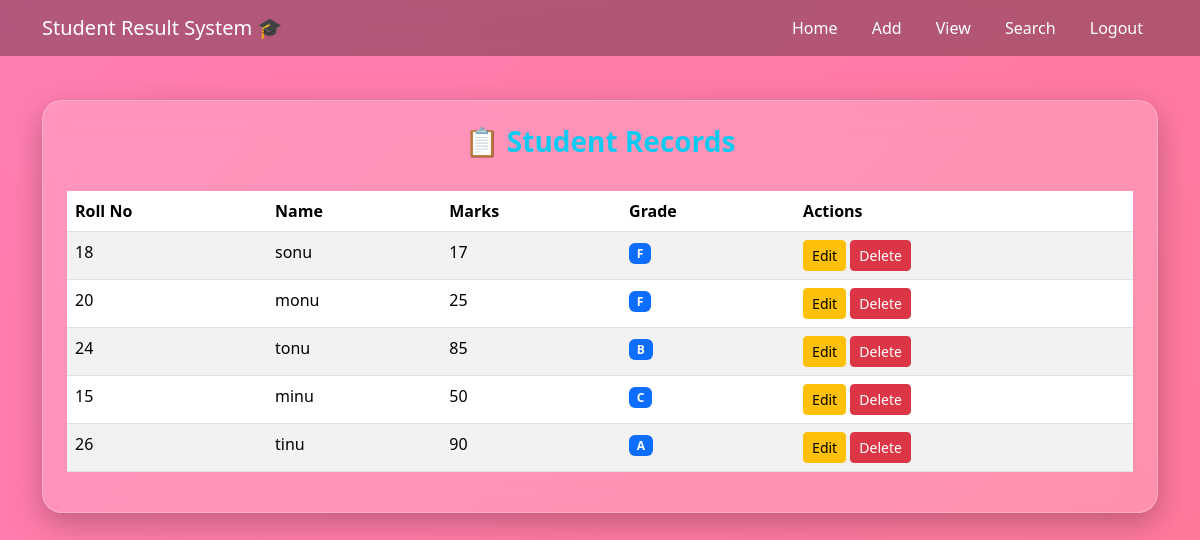
/students (signed in), run on the app's committed database.
### tables this page shows
CREATE TABLE students (
            id INTEGER PRIMARY KEY AUTOINCREMENT,
            roll_no TEXT UNIQUE,
            name TEXT,
            marks INTEGER,
            grade TEXT
        );

### app.py (the view)
@app.route("/students")
def view_students():
    if not login_required():
        return redirect(url_for("login"))
    conn = get_db_connection()
    students = conn.execute("SELECT * FROM students").fetchall()
    conn.close()
    return render_template("view_students.html", students=students)

### app.py (called while the page is built)
def get_db_connection():
    conn = sqlite3.connect("database.db")
    conn.row_factory = sqlite3.Row
    return conn

def login_required():
    return session.get("admin_logged_in")

### templates/view_students.html (shortened to what this page needs)
<!DOCTYPE html>
<html>
<head>
  <link href="https://cdn.jsdelivr.net/npm/bootstrap@5.3.3/dist/css/bootstrap.min.css" rel="stylesheet">
  <link rel="stylesheet" href="{{ url_for('static', filename='style.css') }}">
</head>
<body>
 <nav class="navbar navbar-expand-lg fixed-top">
  <div class="container">
    <a class="navbar-brand">Student Result System 🎓</a>
    <div>
      <a class="nav-link d-inline" href="/home">Home</a>
      <a class="nav-link d-inline" href="/add">Add</a>
      <a class="nav-link d-inline" href="/students">View</a>
      <a class="nav-link d-inline" href="/search">Search</a>
      <a class="nav-link d-inline text-warning" href="/logout">Logout</a>
    </div>
  </div>
</nav>
<div class="container page-container">
  <div class="card p-4">
    <h3 class="text-center text-info">📋 Student Records</h3>
    <table class="table table-hover table-striped mt-4">
      <thead>
        <tr>
          <th>Roll No</th>
          <th>Name</th>
          <th>Marks</th>
          <th>Grade</th>
          <th>Actions</th>
        </tr>
      </thead>
      <tbody>
        {% for s in students %}
        <tr>
          <td>{{ s.roll_no }}</td>
          <td>{{ s.name }}</td>
          <td>{{ s.marks }}</td>
          <td><span class="badge bg-primary badge-grade">{{ s.grade }}</span></td>
          <td>
            <a href="/update/{{ s.id }}" class="btn btn-warning btn-sm">Edit</a>
            <a href="/delete/{{ s.id }}" class="btn btn-danger btn-sm">Delete</a>
          </td>
        </tr>
        {% endfor %}
      </tbody>
    </table>
  </div>
</div>
</body>
</html>

### static/style.css (style rules this page uses)
body { min-height: 100vh; background: linear-gradient(-45deg, #667eea, #764ba2, #ff758c, #ff7eb3); background-size: 400% 400%; animation: gradientBG 12s ease infinite; font-family: 'Segoe UI', sans-serif; }
.navbar { background: rgba(0,0,0,0.3); backdrop-filter: blur(10px); }
.navbar .nav-link { margin: 0 15px; }
.navbar-brand, .nav-link { color: #fff !important; font-weight: 500; }
.page-container { margin-top: 100px; }
.card { background: rgba(255, 255, 255, 0.18); backdrop-filter: blur(15px); border-radius: 20px; box-shadow: 0 10px 30px rgba(0,0,0,0.25); border: 1px solid rgba(255,255,255,0.25); }
h3 { font-weight: 600; }

### data on the page
students: roll_no "18", name "sonu", marks "17", grade "F"
students: roll_no "20", name "monu", marks "25", grade "F"
students: roll_no "24", name "tonu", marks "85", grade "B"
students: roll_no "15", name "minu", marks "50", grade "C"
students: roll_no "26", name "tinu", marks "90", grade "A"
